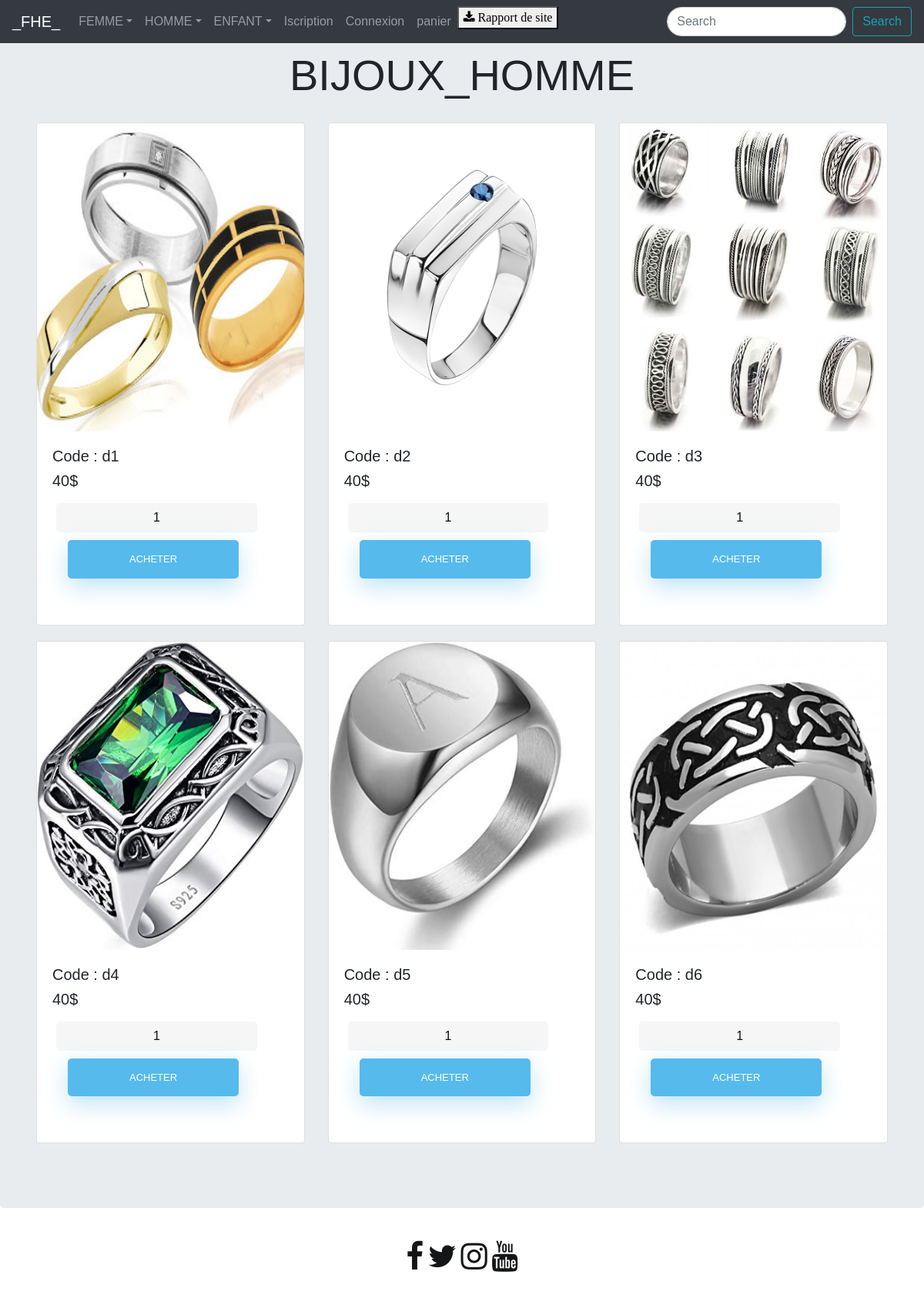
/BIJOUX_HOMME.php, run on the app's committed database.
### tables this page shows
CREATE TABLE `product` (
  `id` int(11) NOT NULL,
  `pname` varchar(255) DEFAULT NULL,
  `image` varchar(255) DEFAULT NULL,
  `price` double DEFAULT NULL
);

### BIJOUX_HOMME.php (the view, shortened to what this page needs)
 <!doctype html>
 <html lang="en">
   <head>
     <link rel="stylesheet" href="https://stackpath.bootstrapcdn.com/bootstrap/4.3.1/css/bootstrap.min.css">
     <link rel="stylesheet" href="https://cdnjs.cloudflare.com/ajax/libs/font-awesome/4.7.0/css/font-awesome.min.css">
     <link rel="stylesheet" type="text/css" href="ACCUEIL.css">
 </head>
   <body>
<div class="jumbotron" >
  <div class="container-fluid padding">
    <div class="row welcome text-center">
      <div class="col-12 ">
        <h1 class="display-4">BIJOUX_HOMME</h1>
      </div>
    </div>
  </div>
  <div class="container-fluid padding">
  <div class="row">
    <div class="col-md-4 col-xs-4 col-sm-3 col-md-2">
      <div class="card">
       <?php
          $conn = mysqli_connect("localhost","id13014500_root","chaimaelmejgari","id13014500_ex_db");
          $query = "SELECT * FROM product where id=30 ";
            $result = mysqli_query($conn,$query);
            if(mysqli_num_rows($result) > 0) {
                while ($row = mysqli_fetch_array($result)) { ?>
                        <form method="post" action="cart.php?action=add&id=<?php echo $row["id"]; ?>">
                                 <img src="<?php echo $row["image"]; ?>" class="card-img-top rounded mx-auto d-block">
                                <div class="card-body">
                                <h5 class="card-text"><?php echo $row["pname"]; ?></h5>
                                <h5 class="card-title"><?php echo $row["price"]; ?>$</h5>
                                <input type="text" name="quantity" class="form-control" value="1">
                                <input class="btn btn-outline-secondary" type="submit" name="add"
                                       value="acheter">
                                       </div>
                        </form>
                    <?php
                }
            }
        ?>
      </div>
    </div>
    <div class="col-md-4 col-xs-4 col-sm-3 col-md-2">
      <div class="card">
        <?php
          $conn = mysqli_connect("localhost","id13014500_root","chaimaelmejgari","id13014500_ex_db");
          $query = "SELECT * FROM product where id=31";
            $result = mysqli_query($conn,$query);
            if(mysqli_num_rows($result) > 0) {
                while ($row = mysqli_fetch_array($result)) { ?>
                        <form method="post" action="cart.php?action=add&id=<?php echo $row["id"]; ?>">
                                 <img src="<?php echo $row["image"]; ?>" class="card-img-top rounded mx-auto d-block">
                                <div class="card-body">
                                <h5 class="card-text"><?php echo $row["pname"]; ?></h5>
                                <h5 class="card-title"><?php echo $row["price"]; ?>$</h5>
                                <input type="text" name="quantity" class="form-control" value="1">
                                <input class="btn btn-outline-secondary" type="submit" name="add"
                                       value="acheter">
                                       </div>
                        </form>
                    <?php
                }
            }
        ?>
      </div>
    </div>
    <div class="col-md-4 col-xs-4 col-sm-3 col-md-2 ">
      <div class="card">
        <?php
          $conn = mysqli_connect("localhost","id13014500_root","chaimaelmejgari","id13014500_ex_db");
          $query = "SELECT * FROM product where id=32 ";
            $result = mysqli_query($conn,$query);
            if(mysqli_num_rows($result) > 0) {
                while ($row = mysqli_fetch_array($result)) { ?>
                        <form method="post" action="cart.php?action=add&id=<?php echo $row["id"]; ?>">
                                 <img src="<?php echo $row["image"]; ?>" class="card-img-top rounded mx-auto d-block">
                                <div class="card-body">
                                <h5 class="card-text"><?php echo $row["pname"]; ?></h5>
                                <h5 class="card-title"><?php echo $row["price"]; ?>$</h5>
                                <input type="text" name="quantity" class="form-control" value="1">
                                <input class="btn btn-outline-secondary" type="submit" name="add"
                                       value="acheter">
                                       </div>
                        </form>
                    <?php
                }
            }
        ?>
      </div>
    </div>
  </div>
  </div>
  <div class="container-fluid padding">
  <div class="row">
    <div class="col-md-4 col-xs-4 col-sm-3 col-md-2">
      <div class="card">
        <?php
          $conn = mysqli_connect("localhost","id13014500_root","chaimaelmejgari","id13014500_ex_db");
          $query = "SELECT * FROM product where id=33 ";
            $result = mysqli_query($conn,$query);
            if(mysqli_num_rows($result) > 0) {
                while ($row = mysqli_fetch_array($result)) { ?>
                        <form method="post" action="cart.php?action=add&id=<?php echo $row["id"]; ?>">
                                 <img src="<?php echo $row["image"]; ?>" class="card-img-top rounded mx-auto d-block">
                                <div class="card-body">
                                <h5 class="card-text"><?php echo $row["pname"]; ?></h5>
                                <h5 class="card-title"><?php echo $row["price"]; ?>$</h5>
                                <input type="text" name="quantity" class="form-control" value="1">
                                <input class="btn btn-outline-secondary" type="submit" name="add"
                                       value="acheter">
                                       </div>
                        </form>
                    <?php
                }
            }
        ?>
      </div>
    </div>
    <div class="col-md-4 col-xs-4 col-sm-3 col-md-2">
      <div class="card">
        <?php
          $conn = mysqli_connect("localhost","id13014500_root","chaimaelmejgari","id13014500_ex_db");
          $query = "SELECT * FROM product where id=34 ";
            $result = mysqli_query($conn,$query);
            if(mysqli_num_rows($result) > 0) {
                while ($row = mysqli_fetch_array($result)) { ?>
                        <form method="post" action="cart.php?action=add&id=<?php echo $row["id"]; ?>">
                                 <img src="<?php echo $row["image"]; ?>" class="card-img-top rounded mx-auto d-block">
                                <div class="card-body">
                                <h5 class="card-text"><?php echo $row["pname"]; ?></h5>
                                <h5 class="card-title"><?php echo $row["price"]; ?>$</h5>
                                <input type="text" name="quantity" class="form-control" value="1">
                                <input class="btn btn-outline-secondary" type="submit" name="add"
                                       value="acheter">
                                       </div>
                        </form>
                    <?php
                }
            }
        ?>
      </div>
    </div>
    <div class="col-md-4 col-xs-4 col-sm-3 col-md-2 ">
      <div class="card">
        <?php
          $conn = mysqli_connect("localhost","id13014500_root","chaimaelmejgari","id13014500_ex_db");
          $query = "SELECT * FROM product where id=35 ";
            $result = mysqli_query($conn,$query);
            if(mysqli_num_rows($result) > 0) {
                while ($row = mysqli_fetch_array($result)) { ?>
                        <form method="post" action="cart.php?action=add&id=<?php echo $row["id"]; ?>">
                                 <img src="<?php echo $row["image"]; ?>" class="card-img-top rounded mx-auto d-block">
                                <div class="card-body">
                                <h5 class="card-text"><?php echo $row["pname"]; ?></h5>
                                <h5 class="card-title"><?php echo $row["price"]; ?>$</h5>
                                <input type="text" name="quantity" class="form-control" value="1">
                                <input class="btn btn-outline-secondary" type="submit" name="add"
                                       value="acheter">
                                       </div>
                        </form>
                    <?php
                }
            }
        ?>
      </div>
    </div>
  </div>
  </div>
</div>
<?php
     include("menu/menu.php")
  ?>
    </body>
 </html>

### ACCUEIL.css (style rules this page uses)
[class*="col"] { margin-bottom: 20px; }
img { width: 100%; height: 400px; }
html { background-color: #ffffff; }
body { font-family: "Poppins", sans-serif; height: 100vh; }
input[type=button], input[type=submit], input[type=reset] { background-color: #56baed; border: none; color: white; padding: 15px 80px; text-align: center; text-decoration: none; display: inline-block; text-transform: uppercase; font-size: 13px; -webkit-box-shadow: 0 10px 30px 0 rgba(95,186,233,0.4); box-shadow: 0 10px 30px 0 rgba(95,186,233,0.4); -webkit-border-radius: 5px 5px 5px 5px; border-radius: 5px 5px 5px 5px; margin: 5px 20px 40px 20px; -webkit-transition: all 0.3s ease-in-out; -moz-transition: all 0.3s ease-in-out; -ms-transition: all 0.3s ease-in-out; -o-transition: all 0.3s ease-in-out; transition: all 0.3s ease-in-out; }
input[type=text] { background-color: #f6f6f6; border: none; color: #0d0d0d; padding: 15px 32px; text-align: center; text-decoration: none; display: inline-block; font-size: 16px; margin: 5px; width: 85%; border: 2px solid #f6f6f6; -webkit-transition: all 0.5s ease-in-out; -moz-transition: all 0.5s ease-in-out; -ms-transition: all 0.5s ease-in-out; -o-transition: all 0.5s ease-in-out; transition: all 0.5s ease-in-out; -webkit-border-radius: 5px 5px 5px 5px; border-radius: 5px 5px 5px 5px; }
input[type=text]:placeholder { color: #cccccc; }
.form-control { border-radius:1.5rem; }

### data on the page
product: image (picture), pname "Code : d1", price "40"
product: image (picture), pname "Code : d2", price "40"
product: image (picture), pname "Code : d3", price "40"
product: image (picture), pname "Code : d4", price "40"
product: image (picture), pname "Code : d5", price "40"
product: image (picture), pname "Code : d6", price "40"
